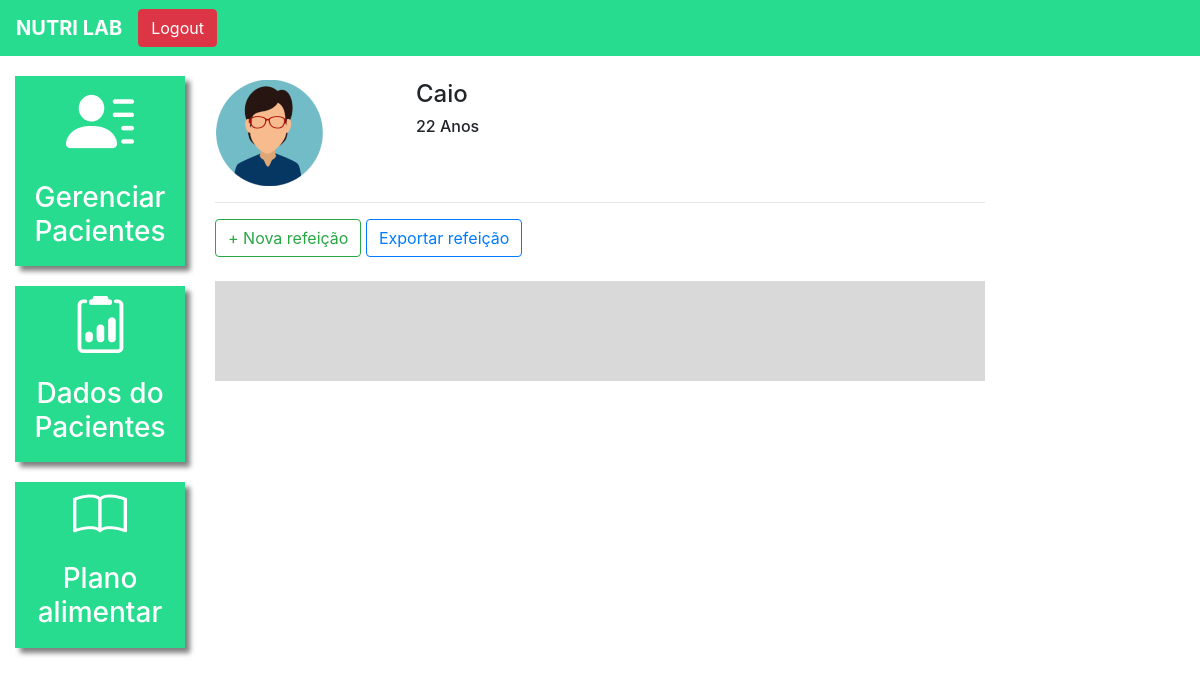
Page /plano_alimentar/5/ (signed in) on the earlier database version.
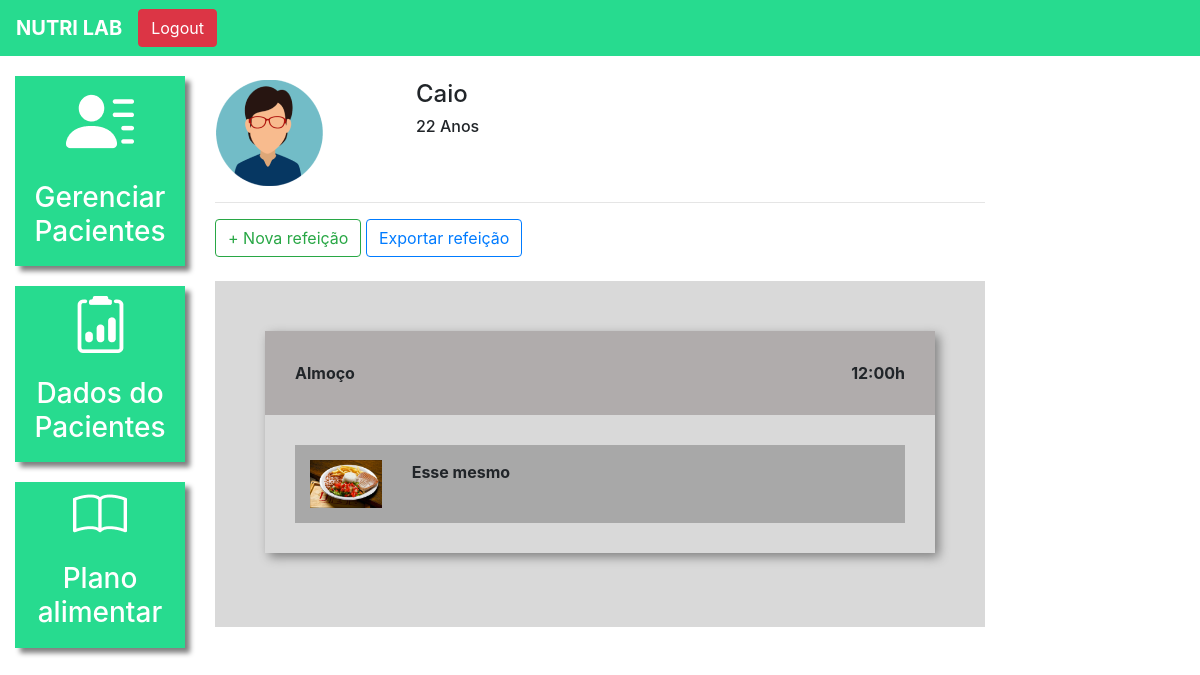
Same page on the later database version.
### plataforma/models.py (models this page shows, shortened)
class Refeicao(models.Model):
    paciente = models.ForeignKey(Pacientes, on_delete=models.CASCADE)
    titulo = models.CharField(max_length=50)
    horario = models.TimeField()
    carboidratos = models.IntegerField()
    proteinas = models.IntegerField()
    gorduras = models.IntegerField()

class Opcao(models.Model):
    refeicao = models.ForeignKey(Refeicao, on_delete=models.CASCADE)
    imagem = models.ImageField(upload_to="opcao")
    descricao = models.TextField()

### plataforma/views.py (the view)
# urls.py: path('plano_alimentar/<str:id>/', views.plano_alimentar, name="plano_alimentar"),
def plano_alimentar(request, id):
    paciente = get_object_or_404(Pacientes, id=id)
    if not paciente.nutri == request.user:
        messages.add_message(request, constants.ERROR, 'Esse paciente não é seu')
        return redirect('/plano_alimentar_listar/')
    if request.method == "GET":
        r1 = Refeicao.objects.filter(paciente=paciente).order_by("horario")
        opcao = Opcao.objects.all()
        return render(request, 'plano_alimentar.html', {'paciente': paciente, 'refeicao': r1, 'opcao': opcao })

### plataforma/templates/plano_alimentar.html (shortened to what this page needs)
{% extends 'base_plataforma.html' %}
{% load static %}
{% block 'plataforma' %}
    <br>
    <div class="row">
        <div class="col-md-3">
                {% if paciente.sexo == "M"%}
                    <img src="{% static 'plataforma/img/perfil2.png' %}">
                {% else %}
                    <img src="{% static 'plataforma/img/perfil1.png' %}">
                {% endif %}
        </div>
        <div class="col-md-3 dados descricao">
            <h4>{{paciente.nome}}</h4>
            <h6>{{paciente.idade}} Anos</h6>
        </div>
    </div>
    <hr>
    <button type="button" class="btn btn-outline-success" data-toggle="modal" data-target="#modal">
        + Nova refeição
    </button>
    <button type="button" class="btn btn-outline-primary">
        Exportar refeição
    </button>
    <br>
    <br>
    <div class="fundo-alimentar">
        {% for re in refeicao %}
        <div class="refeicao">
            <div class="head-refeicao">
                <span>{{re.titulo}}</span>
                <span style="float: right;">{{re.horario}}h</span>
            </div>
            <div class="body-refeicao">
            {% for o1 in opcao %}
                {% if o1.refeicao == re %}
                <div class="opcao">
                    <div class="row">
                        <div class="col-md-2">
                            <img width="100%" src='/media/{{o1.imagem}}'>
                        </div>
                        <div class="col-md-10">
                            {{o1.descricao}}
                        </div>
                    </div>
                </div>
                {% endif%}
            {% endfor %}
            </div>
        </div>
        <br>
        {% endfor %}
    </div>
{% endblock%}

Differences in the rows shown:
added Refeicao: titulo "Almoço", horario "12:00"
added Opcao: imagem (picture), descricao "Esse mesmo"
